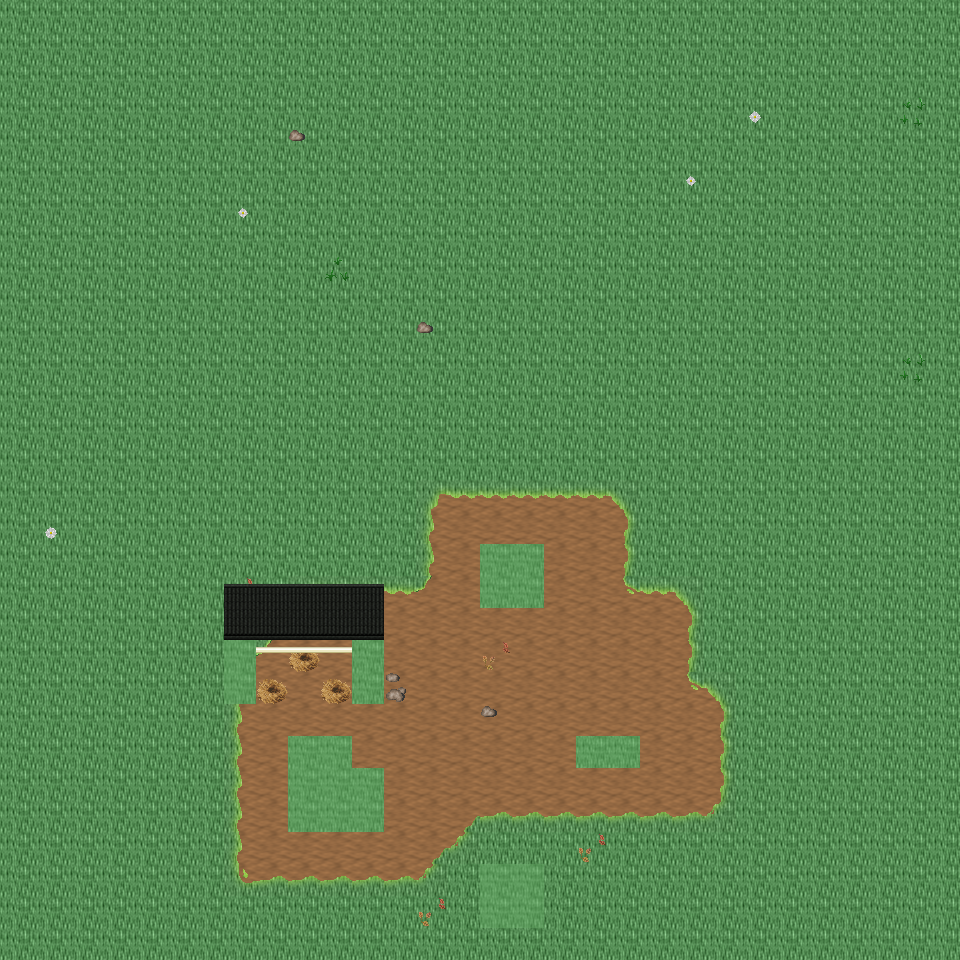

This is a level from a 2D game, rendered from its Tiled map with the project's own tilesets. A one-line summary and the map file follow, with tile-layer data summarised:
An orthogonal 30x30 tile map with 32x32 px tiles, 6 tile layers (Ground, Object, Object2, Above, ...), 35 tilesets and 3 objects (3x mapExit).

<map version="1.0" orientation="orthogonal" renderorder="right-down" width="30" height="30" tilewidth="32" tileheight="32" nextobjectid="4">
  <tileset firstgid="1" name="tileset_ground_ground" tilewidth="32" tileheight="32" tilecount="33" columns="3">
    <image source="../drawable/tileset_ground_ground.png" width="96" height="352" />
  </tileset>
  <tileset firstgid="34" name="tileset_ground_ice_ice" tilewidth="32" tileheight="32" tilecount="3" columns="3">
    <image source="../drawable/tileset_ground_ice_ice.png" width="96" height="32" />
  </tileset>
  <tileset firstgid="37" name="tileset_plant_flower_daisy_white" tilewidth="32" tileheight="32" tilecount="8" columns="2">
    <image source="../drawable/tileset_plant_flower_daisy_white.png" width="64" height="128" />
  </tileset>
  <tileset firstgid="45" name="tileset_ground_rock_pebbles" tilewidth="32" tileheight="32" tilecount="3" columns="1">
    <image source="../drawable/tileset_ground_rock_pebbles.png" width="32" height="96" />
  </tileset>
  <tileset firstgid="48" name="tileset_plant_grasses" tilewidth="32" tileheight="32" tilecount="6" columns="3">
    <image source="../drawable/tileset_plant_grasses.png" width="96" height="64" />
  </tileset>
  <tileset firstgid="54" name="tileset_plant_leaves" tilewidth="32" tileheight="32" tilecount="8" columns="4">
    <image source="../drawable/tileset_plant_leaves.png" width="128" height="64" />
  </tileset>
  <tileset firstgid="62" name="tileset_ground_grass_edges" tilewidth="32" tileheight="32" tilecount="36" columns="12">
    <image source="../drawable/tileset_ground_grass_edges.png" width="384" height="96" />
  </tileset>
  <tileset firstgid="98" name="tileset_plant_flower_daisy_yellow" tilewidth="32" tileheight="32" tilecount="8" columns="2">
    <image source="../drawable/tileset_plant_flower_daisy_yellow.png" width="64" height="128" />
  </tileset>
  <tileset firstgid="106" name="tileset_plant_bush_bushes" tilewidth="32" tileheight="32" tilecount="10" columns="5">
    <image source="../drawable/tileset_plant_bush_bushes.png" width="160" height="64" />
  </tileset>
  <tileset firstgid="116" name="tileset_plant_stump_stump_brown" tilewidth="32" tileheight="32" tilecount="4" columns="2">
    <image source="../drawable/tileset_plant_stump_stump_brown.png" width="64" height="64" />
  </tileset>
  <tileset firstgid="120" name="tileset_plant_stump_stump_green" tilewidth="32" tileheight="32" tilecount="4" columns="2">
    <image source="../drawable/tileset_plant_stump_stump_green.png" width="64" height="64" />
  </tileset>
  <tileset firstgid="124" name="tileset_item_pot_pot_golden" tilewidth="32" tileheight="32" tilecount="4" columns="4">
    <image source="../drawable/tileset_item_pot_pot_golden.png" width="128" height="32" />
  </tileset>
  <tileset firstgid="128" name="tileset_plant_tree_tree_darkgreen" tilewidth="32" tileheight="32" tilecount="88" columns="8">
    <image source="../drawable/tileset_plant_tree_tree_darkgreen.png" width="256" height="352" />
  </tileset>
  <tileset firstgid="216" name="tileset_plant_flower_daisy_blue" tilewidth="32" tileheight="32" tilecount="8" columns="2">
    <image source="../drawable/tileset_plant_flower_daisy_blue.png" width="64" height="128" />
  </tileset>
  <tileset firstgid="224" name="tileset_ground_water_water_bubbles" tilewidth="32" tileheight="32" tilecount="32" columns="8">
    <image source="../drawable/tileset_ground_water_water_bubbles.png" width="256" height="128" />
  </tileset>
  <tileset firstgid="256" name="tileset_ground_water_pool" tilewidth="32" tileheight="32" tilecount="72" columns="3">
    <image source="../drawable/tileset_ground_water_pool.png" width="96" height="768" />
  </tileset>
  <tileset firstgid="328" name="tileset_building_castle" tilewidth="32" tileheight="32" tilecount="320" columns="20">
    <image source="../drawable/tileset_building_castle.png" width="640" height="512" />
  </tileset>
  <tileset firstgid="648" name="tileset_ground_cobbled_paving" tilewidth="32" tileheight="32" tilecount="1" columns="1">
    <image source="../drawable/tileset_ground_cobbled_paving.png" width="32" height="32" />
  </tileset>
  <tileset firstgid="649" name="tileset_ground_grass_corners" tilewidth="32" tileheight="32" tilecount="24" columns="6">
    <image source="../drawable/tileset_ground_grass_corners.png" width="192" height="128" />
  </tileset>
  <tileset firstgid="673" name="tileset_building_fence_fence_chunky" tilewidth="32" tileheight="32" tilecount="21" columns="3">
    <image source="../drawable/tileset_building_fence_fence_chunky.png" width="96" height="224" />
  </tileset>
  <tileset firstgid="694" name="tileset_item_sign_large" tilewidth="32" tileheight="32" tilecount="15" columns="5">
    <image source="../drawable/tileset_item_sign_large.png" width="160" height="96" />
  </tileset>
  <tileset firstgid="709" name="tileset_building_decoration_fancy_gate" tilewidth="32" tileheight="32" tilecount="12" columns="3">
    <image source="../drawable/tileset_building_decoration_fancy_gate.png" width="96" height="128" />
  </tileset>
  <tileset firstgid="721" name="tileset_logic_creature_rodent" tilewidth="32" tileheight="32" tilecount="8" columns="8">
    <image source="../drawable/tileset_logic_creature_rodent.png" width="256" height="32" />
  </tileset>
  <tileset firstgid="729" name="tileset_logic_creature_animal" tilewidth="32" tileheight="32" tilecount="32" columns="8">
    <image source="../drawable/tileset_logic_creature_animal.png" width="256" height="128" />
  </tileset>
  <tileset firstgid="761" name="tileset_logic_item_mushroom" tilewidth="32" tileheight="32" tilecount="6" columns="6">
    <image source="../drawable/tileset_logic_item_mushroom.png" width="192" height="32" />
  </tileset>
  <tileset firstgid="767" name="tileset_logic_item_sheepfood" tilewidth="32" tileheight="32" tilecount="1" columns="1">
    <image source="../drawable/tileset_logic_item_sheepfood.png" width="32" height="32" />
  </tileset>
  <tileset firstgid="768" name="tileset_logic_collision" tilewidth="32" tileheight="32" tilecount="1" columns="1">
    <image source="../drawable/tileset_logic_collision.png" width="32" height="32" />
  </tileset>
  <tileset firstgid="769" name="tileset_logic_protection" tilewidth="32" tileheight="32" tilecount="2" columns="2">
    <image source="../drawable/tileset_logic_protection.png" width="64" height="32" />
  </tileset>
  <tileset firstgid="771" name="tileset_ground_green_paving" tilewidth="32" tileheight="32" tilecount="18" columns="3">
    <image source="../drawable/tileset_ground_green_paving.png" width="96" height="192" />
  </tileset>
  <tileset firstgid="789" name="tileset_item_hen_nest" tilewidth="32" tileheight="32" tilecount="1" columns="1">
    <image source="../drawable/tileset_item_hen_nest.png" width="32" height="32" />
  </tileset>
  <tileset firstgid="790" name="tileset_logic_item_dairy" tilewidth="32" tileheight="32" tilecount="1" columns="1">
    <image source="../drawable/tileset_logic_item_dairy.png" width="32" height="32" />
  </tileset>
  <tileset firstgid="791" name="tileset_light_door_light_ew" tilewidth="32" tileheight="32" tilecount="18" columns="6">
    <image source="../drawable/tileset_light_door_light_ew.png" width="192" height="96" />
  </tileset>
  <tileset firstgid="809" name="tileset_building_barnyard" tilewidth="32" tileheight="32" tilecount="200" columns="8">
    <image source="../drawable/tileset_building_barnyard.png" width="256" height="800" />
  </tileset>
  <tileset firstgid="1009" name="tileset_logic_creature_reptile" tilewidth="32" tileheight="32" tilecount="7" columns="7">
    <image source="../drawable/tileset_logic_creature_reptile.png" width="224" height="32" />
  </tileset>
  <tileset firstgid="1016" name="tileset_logic_creature_fowl" tilewidth="32" tileheight="32" tilecount="6" columns="6">
    <image source="../drawable/tileset_logic_creature_fowl.png" width="192" height="32" />
  </tileset>
  <layer name="Ground" width="30" height="30">
    <data>[900 cells, 900 non-empty, 2 distinct tile ids]</data>
  </layer>
  <layer name="Object" width="30" height="30">
    <data>[900 cells, 80 non-empty, 27 distinct tile ids]</data>
  </layer>
  <layer name="Object2" width="30" height="30">
    <data>[900 cells, 12 non-empty, 6 distinct tile ids]</data>
  </layer>
  <layer name="Above" width="30" height="30">
    <data>[900 cells, 15 non-empty, 9 distinct tile ids]</data>
  </layer>
  <layer name="Above2" width="30" height="30">
    <data>[900 cells, 0 non-empty, 0 distinct tile ids]</data>
  </layer>
  <layer name="Walkable" width="30" height="30">
    <data>[900 cells, 22 non-empty, 1 distinct tile ids]</data>
  </layer>
  <objectgroup name="MapEvents">
    <object id="1" name="north" type="mapExit" x="0" y="0" width="960" height="32">
      <properties>
        <property name="map" value="level_0_x102_y42" />
        <property name="x" value="0" />
        <property name="y" value="28" />
      </properties>
    </object>
    <object id="2" name="south" type="mapExit" x="0" y="928" width="960" height="32">
      <properties>
        <property name="map" value="level_0_x102_y44" />
        <property name="x" value="0" />
        <property name="y" value="1" />
      </properties>
    </object>
    <object id="3" name="east" type="mapExit" x="928" y="0" width="32" height="960">
      <properties>
        <property name="map" value="level_0_x103_y43" />
        <property name="x" value="1" />
        <property name="y" value="0" />
      </properties>
    </object>
  </objectgroup>
</map>
